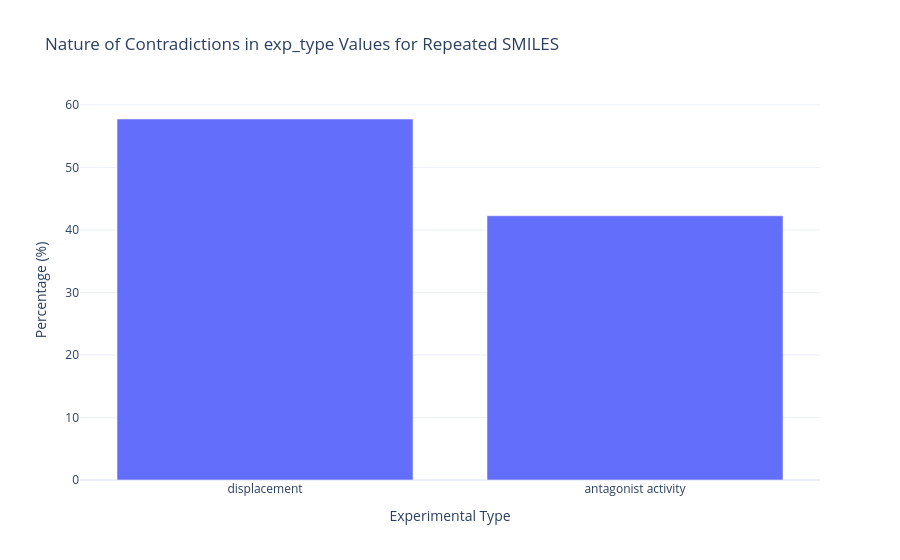

The notebook cell saved with this chart:
### Markdown cell above
### What is the distribution of exp_type categories among repeated SMILES with contradictory exp_type values? It highlights the percentage of occurrences for each exp_type within the subset of repeated SMILES exhibiting contradictions.

### Code cell
# Filter SMILES with contradictory exp_type
contradictory_smiles = df[df['smiles'].isin(
    contradictions[contradictions['is_contradictory']]['smiles']
)]

# Count occurrences of each exp_type for contradictory SMILES
contradictory_exp_type = contradictory_smiles['exp_type'].value_counts(normalize=True) * 100
contradictory_exp_type = contradictory_exp_type.reset_index()
contradictory_exp_type.columns = ['exp_type', 'percentage']

# Plot distribution of contradictory exp_type
fig_contradiction_nature = px.bar(
    contradictory_exp_type,
    x='exp_type',
    y='percentage',
    title='Nature of Contradictions in exp_type Values for Repeated SMILES',
    labels={'exp_type': 'Experimental Type', 'percentage': 'Percentage (%)'},
    template='plotly_white'
)
fig_contradiction_nature.show()

### Figure 1 — Plotly figure (JSON) as saved in the notebook; plotly's stock layout.template omitted (floating-point values rounded to 4 significant figures)
{"data": [{"alignmentgroup": "True", "hovertemplate": "Experimental Type=%{x}<br>Percentage (%)=%{y}<extra></extra>", "legendgroup": "", "marker": {"color": "#636efa", "pattern": {"shape": ""}}, "name": "", "offsetgroup": "", "orientation": "v", "showlegend": false, "textposition": "auto", "type": "bar", "x": ["displacement", "antagonist activity"], "xaxis": "x", "y": [57.74, 42.26], "yaxis": "y"}], "layout": {"autosize": true, "barmode": "relative", "legend": {"tracegroupgap": 0}, "title": {"text": "Nature of Contradictions in exp_type Values for Repeated SMILES"}, "xaxis": {"anchor": "y", "autorange": true, "domain": [0, 1], "range": [-0.5, 1.5], "title": {"text": "Experimental Type"}, "type": "category"}, "yaxis": {"anchor": "x", "autorange": true, "domain": [0, 1], "range": [0, 60.78], "title": {"text": "Percentage (%)"}, "type": "linear"}}}
